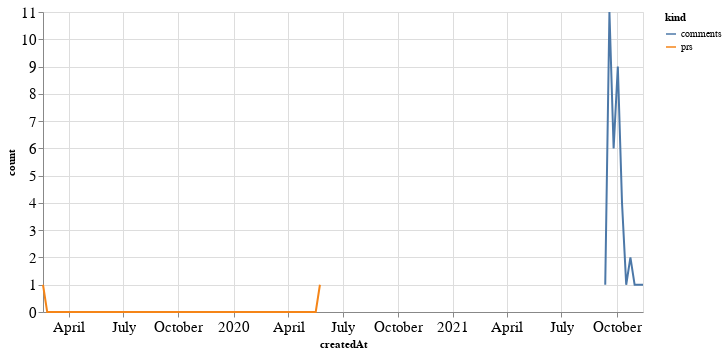

Notebook code for this chart:
### Code cell
alt.Chart(total_time, width=600).mark_line().encode(
    x='createdAt',
    y='count',
    color='kind'
)

### Figure 1 — Vega-Lite specification as saved in the notebook (floating-point values rounded to 4 significant figures; data arrays with more than 128 entries replaced by an {"elided": "..."} marker saying what was removed)
{"config": {"axisLeft": {"labelFontSize": 15}, "axisBottom": {"labelFontSize": 15}}, "data": {"name": "data-e612c3561eb8aebf5bb51c30b07b6f5e"}, "mark": "line", "encoding": {"color": {"type": "nominal", "field": "kind"}, "x": {"type": "temporal", "field": "createdAt"}, "y": {"type": "quantitative", "field": "count"}}, "width": 600, "$schema": "https://vega.github.io/schema/vega-lite/v4.8.1.json", "datasets": {"data-e612c3561eb8aebf5bb51c30b07b6f5e": {"elided": "154 records"}}}
